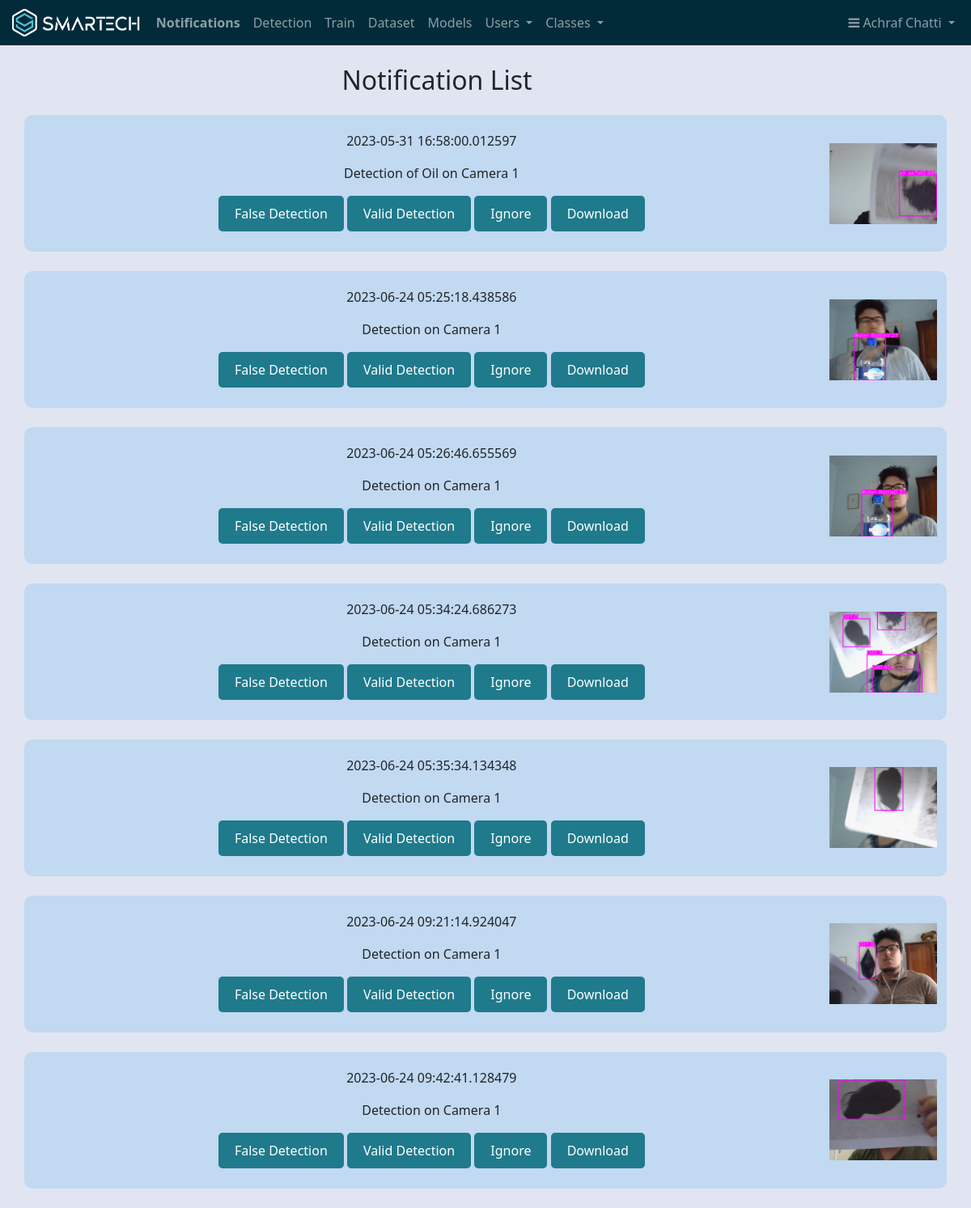
Page /notifications (signed in) on the committed database.
### app.py (models this page shows, shortened)
class Users(db.Model, UserMixin):
    id = db.Column(db.Integer, unique=True, nullable=False, primary_key=True)
    name = db.Column(db.String(80), nullable=False)
    username = db.Column(db.String(80), unique=True, nullable=False)
    password_hashed = db.Column(db.String(128), nullable=False)
    role = db.Column(db.String(10), nullable=False)
    @property
    def password(self):
        raise AttributeError('Password is not a readable attribute !')

class Notifications(db.Model):
    __tablename__ = 'Notifications'
    id = db.Column(db.Integer, primary_key=True)
    timestamp = db.Column(db.DateTime, default=datetime.now)
    message = db.Column(db.String(100), nullable=False)
    frame = db.Column(db.String(1000), nullable=True)

### app.py (the view)
@app.route('/notifications', methods=['GET'])
@login_required
def notifications():
    notif_list = Notifications.query.all()
    return render_template('notifications.html', notifications=notif_list)

### app.py (called while the page is built)
@login_manager.user_loader
def load_user(user_id):
	return Users.query.get(int(user_id))

### templates/notifications.html (shortened to what this page needs)
<!DOCTYPE html>
<html>
  <head>
    <link rel="stylesheet" type="text/css" href="{{ url_for('static', filename='css/style2.css') }}">
  </head>
  <body>
    {% extends 'base.html' %}
    {% block content %}
    <div class="containermain">
      <h2 class="centered-heading">Notification List</h2>
        {% for notif in notifications %}
        <div class="container">
          <div class="text">
              <p>{{ notif.timestamp }}</p>
              <p>{{ notif.message }}</p>
              <div>
                <form action="{{ url_for('addtoDataset_notificationFP', notification_id=notif.id) }}" method="post" onsubmit="return confirm('Are you sure you want to add this image as a no detection ?');"style="margin-bottom: 0.5%;">
                  <button type="submit">False Detection</button>
                </form>
                <form action="{{ url_for('addtoDataset_notification', notification_id=notif.id) }}" method="post" onsubmit="return confirm('Are you sure you want to add this image to the dataset ?');"style="margin-bottom: 0.5%;">
                  <button type="submit">Valid Detection</button>
                </form>
                <form action="{{ url_for('delete_notification', notification_id=notif.id) }}" method="post" onsubmit="return confirm('Are you sure you want to Ignore the notification ?');">
                  <button type="submit">Ignore</button>
                </form>
                <form action="{{ url_for('download_notif', notification_id=notif.id) }}" method="post" onsubmit="return confirm('Are you sure you want to download the image ?');">
                  <button type="submit">Download</button>
                </form>
              </div>
          </div>
          <img src="{{ notif.frame }}" class="image" onclick="expandImage(this)">
        </div>
        {% endfor %}
      </div>
  {% endblock %}

### templates/base.html (shortened to what this page needs)
<!doctype html>
<html lang="en">
  <head>
    <link href="https://cdn.jsdelivr.net/npm/bootstrap@5.0.2/dist/css/bootstrap.min.css" rel="stylesheet">
  </head>
  <body style="background-color: #e1e5f2;" >
    {% include 'navbar.html' %}
    <main>
      {% block content %}
      {% endblock %}
    </main>
  </body>
</html>

### templates/navbar.html (shortened to what this page needs)
<head>
  <link rel="stylesheet" href="https://cdnjs.cloudflare.com/ajax/libs/font-awesome/4.7.0/css/font-awesome.min.css">
</head>
<nav class="navbar navbar-expand-lg navbar-dark  " style="background-color:#022B3A">
    <div class="container-fluid">
      <img src="/static/images/White_Blue.png" alt="Smartech Logo" style="height: 40px; margin-right: 10px;">
      <div class="collapse navbar-collapse" id="navbarSupportedContent">
        <ul class="navbar-nav me-auto mb-2 mb-lg-0">
          {% if current_user.role == "Admin" or current_user.role == "User" %}
          <li class="nav-item {% if request.path == url_for('notifications') %}active{% endif %}"><a class="nav-link" href="{{ url_for('notifications') }}">Notifications</a></li>
          <li class="nav-item {% if request.path == url_for('dashboard') %}active{% endif %}"><a class="nav-link" href="{{ url_for('dashboard') }}">Detection</a></li>
          {% endif %}
          {% if current_user.role == "Admin" %}
          <li class="nav-item {% if request.path == url_for('train') %}active{% endif %}"><a class="nav-link" href="{{ url_for('train') }}">Train</a></li>
          <li class="nav-item {% if request.path == url_for('dataset') %}active{% endif %}"><a class="nav-link" href="{{ url_for('dataset') }}">Dataset</a></li>
          <li class="nav-item {% if request.path == url_for('models') %}active{% endif %}"><a class="nav-link" href="{{ url_for('models') }}">Models</a></li>
          <li class="nav-item dropdown  {% if request.path == url_for('users') or request.path == url_for('addUserH') %}active{% endif %}">
            <a class="nav-link dropdown-toggle" href="#" id="navbarDarkDropdownMenuLink" role="button" data-bs-toggle="dropdown" aria-expanded="false">
              Users
            </a>
          </li>
          <li class="nav-item dropdown  {% if request.path == url_for('classes') or request.path == url_for('addClass') %}active{% endif %}">
            <a class="nav-link dropdown-toggle" href="#" id="navbarDarkDropdownMenuLink" role="button" data-bs-toggle="dropdown" aria-expanded="false">
              Classes
            </a>
          </li>
          {% endif %}
        </ul>
        {% if current_user.role == "Admin" or current_user.role == "User" %}
          <ul class="navbar-nav">
            <li class="nav-item dropdown">
              <a class="nav-link dropdown-toggle" href="#" id="navbarDarkDropdownMenuLink" role="button" data-bs-toggle="dropdown" aria-expanded="false">
                <i class="fa fa-bars" ></i> {{ current_user.name }}
              </a>
            </li>
          </ul>
          {% endif %}
        </div>
      </div>
  </nav>

### static/css/style2.css (style rules this page uses)
.container { width: 80%; margin: auto; text-align: center; background-color: #c1d9f1; padding: 20px; border-radius: 10px; }
form { display: inline-block; }
button[type="submit"] { background-color: #1F7A8C; color: white; padding: 10px 20px; border: none; border-radius: 5px; cursor: pointer; }

### templates/notifications.html (style rules this page uses)
.containermain { text-align: center; align-items: center; margin-bottom: 2%; }
.centered-heading { margin-top: 2%; margin-bottom: 2%; margin-right: 10%; display: inline-block; }
.container { display: flex; align-items: center; text-align: center; margin-bottom: 2%; }
.text { flex-grow: 1; }
.image { max-height: 100px; cursor: pointer; transition: max-height 0.3s; }

### templates/navbar.html (style rules this page uses)
.navbar-nav .active a { color: #ffffff; font-weight: bold; }

### rows in the picture
Users: name "Achraf Chatti"
Notifications: timestamp "2023-05-31 16:58:00.012597", message "Detection of Oil on Camera 1", frame (picture)
Notifications: timestamp "2023-06-24 05:25:18.438586", message "Detection on Camera 1", frame (picture)
Notifications: timestamp "2023-06-24 05:26:46.655569", message "Detection on Camera 1", frame (picture)
Notifications: timestamp "2023-06-24 05:34:24.686273", message "Detection on Camera 1", frame (picture)
Notifications: timestamp "2023-06-24 05:35:34.134348", message "Detection on Camera 1", frame (picture)
Notifications: timestamp "2023-06-24 09:21:14.924047", message "Detection on Camera 1", frame (picture)
Notifications: timestamp "2023-06-24 09:42:41.128479", message "Detection on Camera 1", frame (picture)
